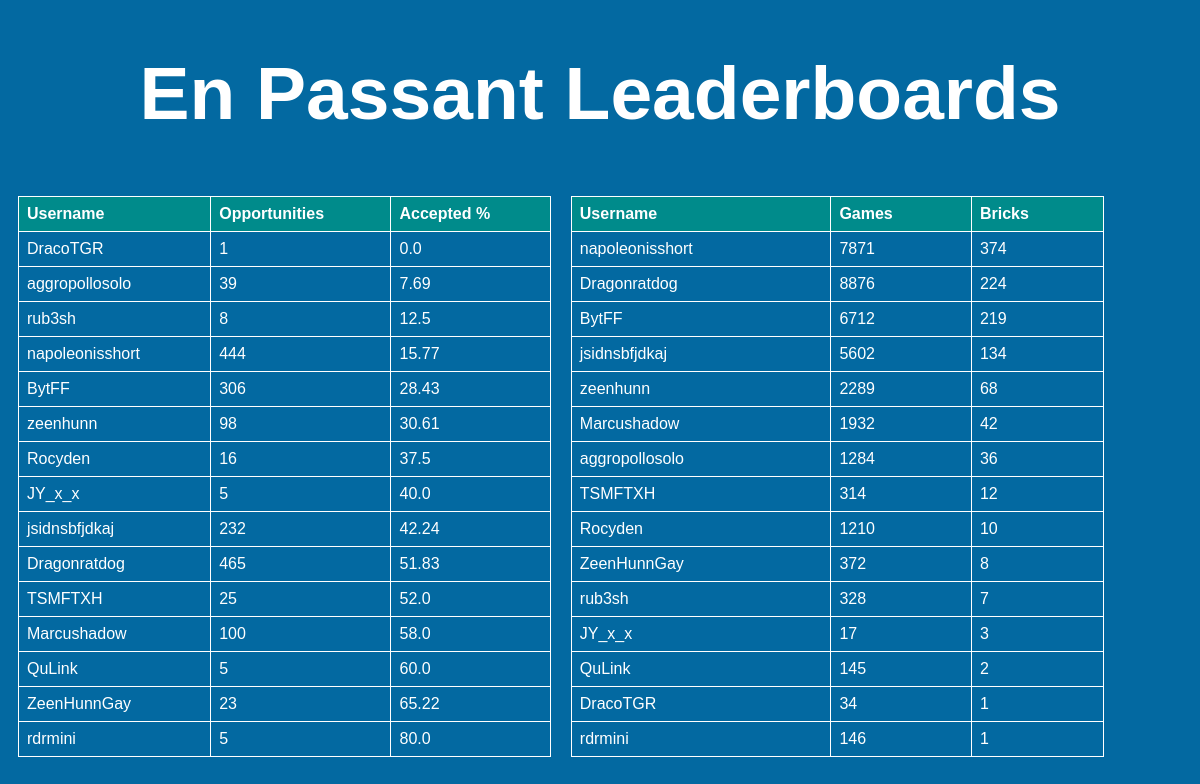
The app's page /leaderboards with its own data.
### tables this page shows
CREATE TABLE users (
            username TEXT PRIMARY KEY,
            ratedGames INT,
            casualGames INT
        );

### main.py (the view)
@app.route('/leaderboards')
def leaderboards():
    db = Database()
    percentage_results = db.percentage_leaderboard()
    declined_results = db.declined_leaderboard()
    db.close()
    return render_template('leaderboards.html', percentage_results = percentage_results, declined_results = declined_results)

### database.py (called while the page is built)
    def create_tables(self):
        self.conn.execute('''
        CREATE TABLE IF NOT EXISTS users (
            username TEXT PRIMARY KEY,
            ratedGames INT,
            casualGames INT
        )
        ''')
        self.conn.execute('''
        CREATE TABLE IF NOT EXISTS user_stats (
            username TEXT,
            gameType TEXT,
            acceptedNo INT,
            declinedNo INT,
            FOREIGN KEY (username) REFERENCES users(username),
            PRIMARY KEY (username, gameType)
        )
        ''')
        self.conn.execute('''
        CREATE TABLE IF NOT EXISTS user_urls (
            id INTEGER PRIMARY KEY AUTOINCREMENT,
            username TEXT,
            gameType TEXT,
            accepted BOOLEAN,
            url TEXT,
            FOREIGN KEY (username) REFERENCES users(username)
        )
        ''')
        self.conn.commit()

    def percentage_leaderboard(self):
        cursor = self.conn.execute('''
            SELECT u.username,
            (SUM(s.acceptedNo) + SUM(s.declinedNo)) AS opportunities,
            (CAST(SUM(s.acceptedNo) AS FLOAT) / (SUM(s.acceptedNo) + SUM(s.declinedNo))) * 100 AS acceptedPercentage
            FROM user_stats s
            JOIN users u ON s.username = u.username
            GROUP BY u.username
            HAVING opportunities > 0
            ORDER BY acceptedPercentage;
        ''')
        return cursor.fetchall()

    def declined_leaderboard(self):
        cursor = self.conn.execute('''
            SELECT u.username,
            (u.ratedGames + u.casualGames) AS totalGames,
            SUM(s.declinedNo) AS totalDeclined
            FROM users u
            JOIN user_stats s ON u.username = s.username
            GROUP BY u.username
            ORDER BY totalDeclined DESC;
        ''')
        return cursor.fetchall()

    def close(self):
        self.conn.close()

### templates/leaderboards.html (shortened to what this page needs)
{% extends 'base.html' %}
{% block body %}
    <h1>En Passant Leaderboards</h1>
    <table class="table">
        <tr>
            <th>Username</th>
            <th>Opportunities</th>
            <th>Accepted %</th>
        </tr>
        {% for results in percentage_results %}
            <tr>
                <td>{{ results[0] }}</td>
                <td>{{ results[1] }}</td>
                <td>{{ results[2] | round(2) }}</td>
            </tr>
        {% endfor %}
    </table>
    <table class="table">
        <tr>
            <th>Username</th>
            <th>Games</th>
            <th>Bricks</th>
        </tr>
        {% for results in declined_results %}
            <tr>
                <td>{{ results[0] }}</td>
                <td>{{ results[1] }}</td>
                <td>{{ results[2] }}</td>
            </tr>
        {% endfor %}
    </table>
{% endblock %}

### templates/base.html (shortened to what this page needs)
<!DOCTYPE html>
<html lang="en">
<head>
    <link rel="stylesheet" href="{{ url_for('static', filename='style.css') }}">
</head>
<body>
    {% block body %}{% endblock %}
</body>
</html>

### static/style.css (style rules this page uses)
body { background-color: #0369a1; color: white; font-family: 'Arial', sans-serif; }
h1 { text-align: center; font-size: 75px; margin-top: 50px; margin-bottom: 10px; }
th, td { border: 1px solid; padding: 8px; text-align: left; }
.table { margin-top: 50px; margin-left: 10px; margin-right: 10px; border-collapse: collapse; width: 45%; float: left; }
th { background-color: darkcyan; }

### records on screen
users: username "DracoTGR", results "1", results "0.0", results "34"
users: username "aggropollosolo", results "39", results "7.69", ratedGames "1284", results "36"
users: username "rub3sh", results "8", results "12.5", results "328", results "7"
users: username "napoleonisshort", results "444", results "15.77", results "7871", results "374"
users: username "BytFF", results "306", results "28.43", results "6712", results "219"
users: username "zeenhunn", results "98", results "30.61", results "2289", results "68"
users: username "Rocyden", results "16", results "37.5", results "1210", results "10"
users: username "JY_x_x", results "5", results "40.0", results "17", results "3"
users: username "jsidnsbfjdkaj", results "232", results "42.24", results "5602", results "134"
users: username "Dragonratdog", results "465", results "51.83", results "8876", results "224"
users: username "TSMFTXH", results "25", results "52.0", results "314", results "12"
users: username "Marcushadow", results "100", results "58.0", results "1932", results "42"
users: username "QuLink", results "5", results "60.0", results "145", results "2"
users: username "ZeenHunnGay", results "23", results "65.22", results "372", results "8"
users: username "rdrmini", results "5", results "80.0", results "146", results "1"
